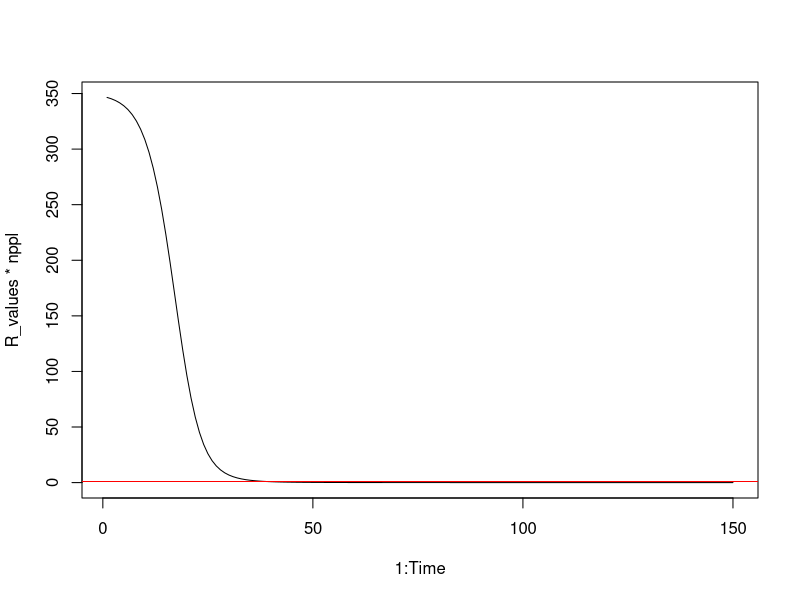
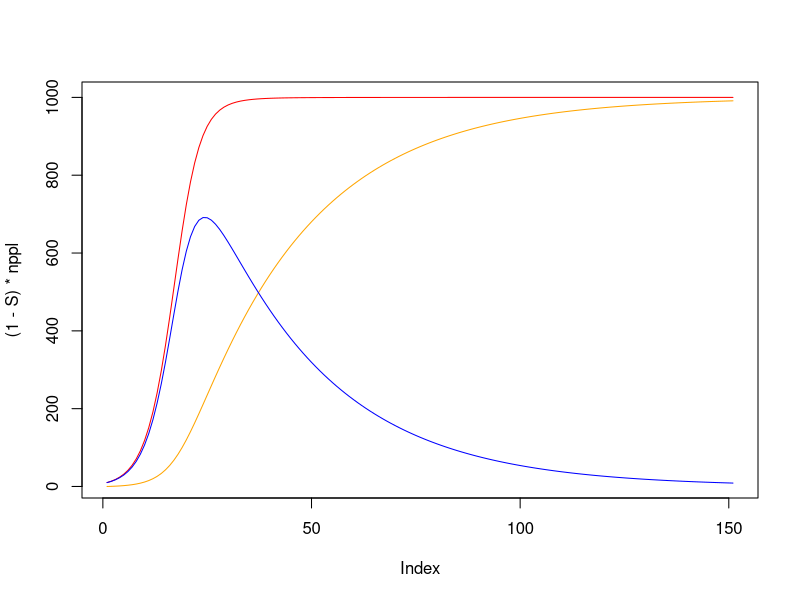
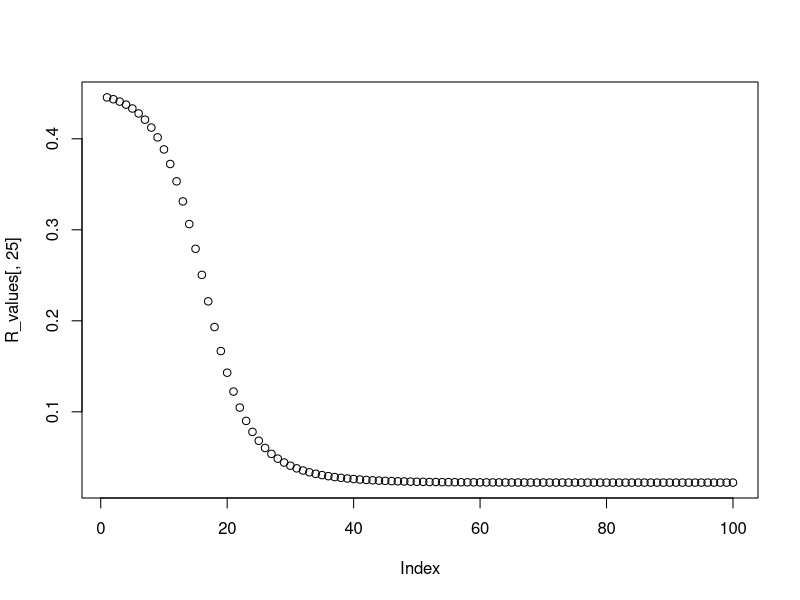
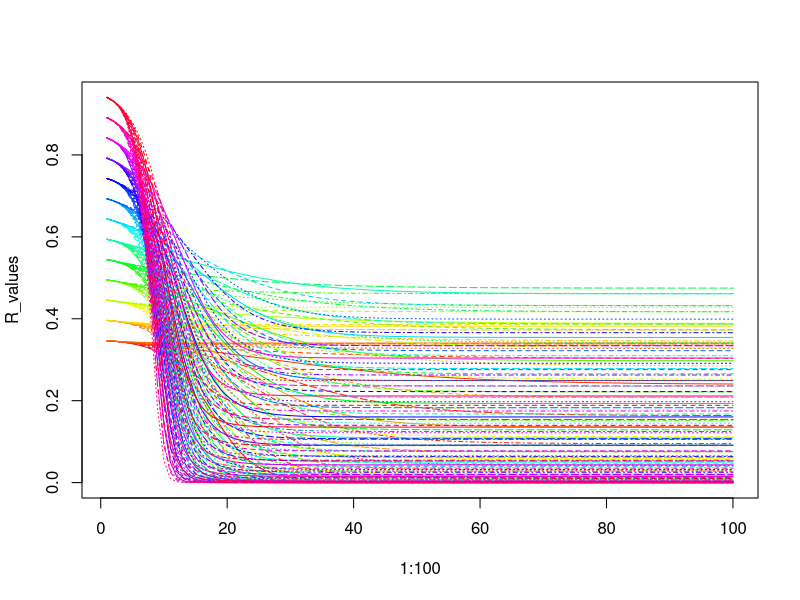

Source code (R) for these figures, in order:
## ---- chunk 1
knitr::opts_chunk$set(echo = TRUE)
## ---- chunk 2
# Parameters
beta = 0.35  # Transmission rate
gamma = 0.035 # Recovery rate

S0 = 0.99  # Initial proportion of susceptible individuals
I0 = 0.01  # Initial proportion of infectious individuals
R0 = 0.0  # Initial proportion of recovered individuals
Time = 150  # Total number of time points

# Store S, I, and R values
S = numeric(Time + 1); S[1] = S0
I = numeric(Time + 1); I[1] = I0
R = numeric(Time + 1); R[1] = R0
R_values = numeric(Time)

# Simulate the SIR model
for(t in 1:Time){
    dS = -beta * S[t] * I[t]
    dI = (beta * S[t] * I[t]) - (gamma * I[t])
    dR = gamma * I[t]
    
    S[t+1] = S[t] + dS
    I[t+1] = I[t] + dI
    R[t+1] = R[t] + dR
    
    # Calculate R for each time point
    R_values[t] = -dS / I[t]
}

# Set a number of population
nppl = 1000
# Plot R over time
plot(R_values*nppl, x=1:Time, type="l")
abline(h = 1, col="red")
plot((1-S)*nppl, col="red", type="l") # cumulative infection proportions
lines(R*nppl, col="orange")
lines(I*nppl, col="blue")

## ---- chunk 3
# Parameters
beta = seq(0.35, 0.95, 0.05)  # Transmission rate
gamma = seq(0.05, 0.55, 0.05)  # Recovery rate
para_table <- data.table::CJ(beta = beta, gamma = gamma)
npar <- nrow(para_table)
print(para_table)

S0 = 0.99  # Initial proportion of susceptible individuals
I0 = 0.01  # Initial proportion of infectious individuals
R0 = 0.0  # Initial proportion of recovered individuals
Time = 100  # Total number of time points

# Initialize arrays to store S, I, and R values
S = numeric(Time + 1); S[1] = S0
I = numeric(Time + 1); I[1] = I0
R = numeric(Time + 1); R[1] = R0
R_values = matrix(nrow = Time, ncol = npar)

# Simulate the SIR model
for(l in 1:npar){
  for(t in 1:Time){
    dS = -para_table$beta[l] * S[t] * I[t]
    dI = (para_table$beta[l] * S[t] * I[t]) - (para_table$gamma[l] * I[t])
    dR = para_table$gamma[l] * I[t]
    
    S[t+1] = S[t] + dS
    I[t+1] = I[t] + dI
    R[t+1] = R[t] + dR
    
    # Calculate R for each time point
    R_values[t,l] = -dS / I[t]
  }
}
colnames(R_values) <- paste("Para",1:npar,sep="")

plot(R_values[,25])

library(RColorBrewer)
palette <- rainbow(ncol(R_values))
matplot(1:100, R_values, type="l", col = palette)
#legend("topright", legend = colnames(R_values), fill = palette, title = "Legend", cex=.3)
